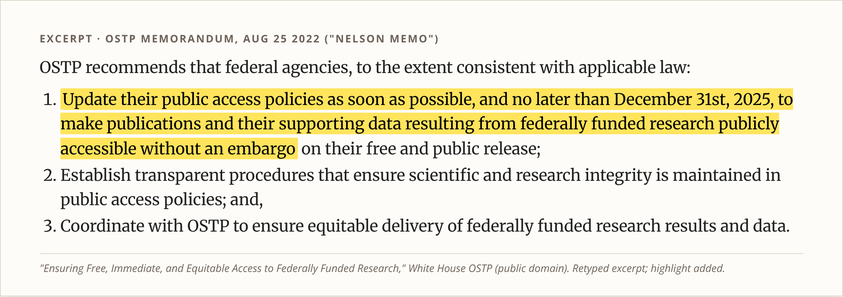
#> input picture talk/beamer/img/excerpt_nelson.png, 843 x 297 px, shrunk from 2428 x 854 before the run, found by its file name; the run also reads 2 pictures not shown here
$ python build_pptx.py
#> lines starting #> are read from the running program, lines starting #| are printed output that depends on the picture
### talk/build/deck_spec.py
# Single source of truth for the FAIR Data Curation talk.
# Coordinates are inches on a 10 x 5.625 in (16:9) slide, shared by the PPTX and Beamer builders.
from PIL import Image
import os
HERE = os.path.dirname(os.path.abspath(__file__))
IMG = lambda n: os.path.join(HERE, "..", "..", "figures", n)

RED, ACC, BODY, RULE = "C8102E", "CE1126", "6E6259", "0060C0"
NAVY, MID, TEAL, GRAY = "1B3A5C", "3D6C9E", "3891A7", "8C97A6"
TINT_B, TINT_I, TINT_G, INK = "DCE6F1", "E8F4F8", "D4EDDA", "222222"


def aspect(path):
    w, h = Image.open(path).size
#> w = 843; h = 297
    return h / w


# ---- block constructors -------------------------------------------------
def T(x, y, w, h, paras, size=14, color=BODY, font="body", align="left"):
    """Text box. paras: list of strings. '• ' = bullet, '## ' = sub-head. **bold** inline."""
    return dict(k="text", x=x, y=y, w=w, h=h, paras=paras, size=size, color=color, font=font, align=align)


def I(x, y, path, w=None, h=None, border=False):
    a = aspect(IMG(path))
#> a = 0.352
    if w is None:
        w = h / a
    if h is None:
        h = w * a
#> h = 2.11
    return dict(k="img", x=x, y=y, w=w, h=h, path=IMG(path), border=border)


def CODE(x, y, w, h, text, size=11):
    return dict(k="code", x=x, y=y, w=w, h=h, text=text, size=size)


def TAB(x, y, w, cols, rows, size=11, rowh=0.3):
    return dict(k="table", x=x, y=y, w=w, cols=cols, rows=rows, size=size, rowh=rowh)


def ST(x, y, w, h, text, size=15):
    """Statement: tinted box with red left bar."""
    return dict(k="stmt", x=x, y=y, w=w, h=h, text=text, size=size)


def BOX(x, y, w, h, fill, head, body, size=12, headcolor=NAVY):
    return dict(k="box", x=x, y=y, w=w, h=h, fill=fill, head=head, body=body, size=size, headcolor=headcolor)


def SRC(text):
    return dict(k="src", text=text)


L, W = 0.69, 8.62  # body left and width

SLIDES = []

# 1 ---------------------------------------------------------------- title
SLIDES.append(dict(kind="title",
    eyebrow="GROUP MEETING  ·  DATA STEWARDSHIP",
    title="FAIR Data Curation for Our Lab",
    subtitle="Making our phenotyping data findable, usable, and ready for USDA and NSF data sharing",
    byline="Zaki Jubery  ·  Agricultural & Biosystems Engineering and Translational AI Center  ·  Iowa State University",
    tiles=[("F", "Findable", "someone can locate it"), ("A", "Accessible", "they can open it"),
           ("I", "Interoperable", "their tools can read it"), ("R", "Reusable", "they know how, and may")],
    notes="""Today is about one practical question: if you left the lab tomorrow, could someone else find, open, understand, and legally reuse your data? FAIR is the name for the four things that make that true: Findable, Accessible, Interoperable, Reusable. I will keep it hands-on. By the end you will have a folder layout, a naming rule, a short list of formats, and a tool that does most of the work for you. About 20 minutes, then we try it on one real dataset."""))

# 2 ---------------------------------------------------------------- story
SLIDES.append(dict(title="The dataset that disappeared",
    blocks=[
        T(L, 1.4, 4.3, 2.6, [
            "A student finishes a UAV-LiDAR maize project. The paper says **\"data available upon request.\"**",
            "Two years later a reviewer asks for it. The student has graduated.",
            "The shared link opens a folder like the one on the right.",
            "## Questions nobody can answer now",
            "• Which flight date is each cloud from?",
            "• Which plot and genotype is which?",
            "• Which coordinate system? Which software?",
            "• Who is allowed to reuse it?"], size=12.5),
        CODE(5.25, 1.45, 4.06, 2.45,
             "final_v3_REAL/\n  cloud_merged FINAL.las\n  lidar_aug2_v3_REAL.laz\n  lidar_aug2_v3_REAL (1).laz\n  plot map FINAL.xlsx\n  ~$plot map FINAL.xlsx\n  Untitled.ipynb\n  Untitled1.ipynb\n  New folder/IMG_4521.HEIC", size=11.5),
        ST(L, 4.45, W, 0.58, "The data still exists. It is just useless without the context that lived in one person's head.", size=14),
    ],
    notes="""Let me start with a story most of us have lived. A student finishes a drone LiDAR project. The paper says data available upon request. Two years later a reviewer or a new student asks for it. The person who made it is gone. The folder looks like this: final, v3, REAL, copy one. Nobody knows which flight each file came from, which plots are which genotypes, or what coordinate system the points are in. The files are not lost. The context is lost. FAIR is the habit of writing that context down while you still remember it."""))

# 3 ---------------------------------------------------------------- why now
SLIDES.append(dict(title="Why now: our funders require it",
    blocks=[
        I(L, 1.35, "excerpt_nelson.png", w=6.0, border=True),
        BOX(6.95, 1.35, 2.36, 2.11, "F2F5F9", "€10.2 billion / year", "Minimum yearly cost of non-FAIR research data to the EU economy (European Commission / PwC, 2018).", size=11, headcolor=RED),
        BOX(L, 3.65, 2.0, 1.38, TINT_B, "Aug 2022", "OSTP \"Nelson memo\": papers **and supporting data**, no embargo", size=10.5),
        BOX(L + 2.207, 3.65, 2.0, 1.38, TINT_I, "Dec 2024", "Agencies publish new public-access policies", size=10.5),
        BOX(L + 4.413, 3.65, 2.0, 1.38, TINT_G, "Dec 2025", "Deadline for the new policies to take effect (USDA, NSF, NIH…)", size=10.5),
        BOX(L + 6.62, 3.65, 2.0, 1.38, "F2F2F2", "2026", "NeurIPS dataset track requires Croissant + Responsible-AI metadata", size=10.5),
    ],
    notes="""Why does this matter now and not ten years ago? Because it became a rule. In August 2022 the White House science office told every federal agency, including USDA and NSF, to make publications and the data behind them public with no embargo. The highlighted line is the key part. Agencies had to publish new policies by the end of 2024 and put them in effect by the end of 2025. So every grant we write from here on needs a real data management plan, and reviewers will check it. Machine learning venues are doing the same thing: NeurIPS now requires a Croissant metadata file for dataset papers. And the cost of not doing this is large. The European Commission estimated at least 10 billion euros a year."""))

# 4 ---------------------------------------------------------------- library
SLIDES.append(dict(title="FAIR is a library catalog for data",
    blocks=[
        TAB(L, 1.4, W, [1.55, 3.0, 4.07], [
            ["Letter", "In a library", "In our lab"],
            ["**F** Findable", "Call number + catalog card", "A **DOI** (permanent ID) + rich metadata in a searchable repository"],
            ["**A** Accessible", "Clear borrowing rules; the card stays even if the book is lost", "Download over HTTPS; login allowed; metadata stays online"],
            ["**I** Interoperable", "Written in a language readers know", "Open formats (LAS, ENVI, PLY, VCF, CSV) + shared trait terms"],
            ["**R** Reusable", "Edition, author, copyright page", "License, provenance (how it was made), community standard (MIAPPE)"]],
            size=11.5, rowh=0.5),
        ST(L, 4.15, W, 0.85, "**FAIR is not the same as open.** Private industry genotypes can still be FAIR: the metadata is public, the DOI works, and the access rule is written down (\"request through a data-use agreement\").", size=13),
    ],
    notes="""The easiest way to remember FAIR is a library. A book is findable because it has a call number and a catalog card. It is accessible because there are clear rules for borrowing it, and the catalog card stays even if the book is lost. It is interoperable because it is written in a language you can read. And it is reusable because the copyright page tells you the edition, the author, and what you are allowed to do with it. Our datasets need the same four things: a DOI, open formats, shared vocabulary for traits, a license, and a record of how the data was made. One important point: FAIR does not mean open. Our industry genotype data can stay private and still be FAIR, as long as the description is public and the access rule is clear."""))

# 5 ---------------------------------------------------------------- 15 principles
SLIDES.append(dict(title="The 15 principles: the yellow ones are our job",
    blocks=[
        I(L, 1.33, "excerpt_fair15.png", h=3.62, border=True),
        T(L + 3.62 / aspect(IMG("excerpt_fair15.png")) + 0.25, 1.35, 9.31 - (L + 3.62 / aspect(IMG("excerpt_fair15.png")) + 0.25), 3.7, [
            "## Repository gives us",
            "F1 DOI, F4 indexing, A1–A2 access and long-lived metadata",
            "## We must supply",
            "F2/R1 rich metadata",
            "I2 shared trait terms",
            "R1.1 a license",
            "R1.2 provenance",
            "R1.3 MIAPPE / Croissant",
            "## Blue = private is OK",
            "A1.2 login and approval are allowed"], size=11),
    ],
    notes="""Here are the actual 15 principles from the 2016 paper by Wilkinson and colleagues, retyped from the published list. You do not need to memorize them. Notice that about half are handled for us the moment we deposit data in a real repository: the DOI, the search index, the download protocol, and keeping the description online. The ones in yellow are our job, and the repository cannot do them for us: describe the data richly, use shared words for traits, pick a license, record how the data was made, and follow our field's standards, which for plant phenotyping is MIAPPE. The blue one, A1.2, is why private data can still be FAIR."""))
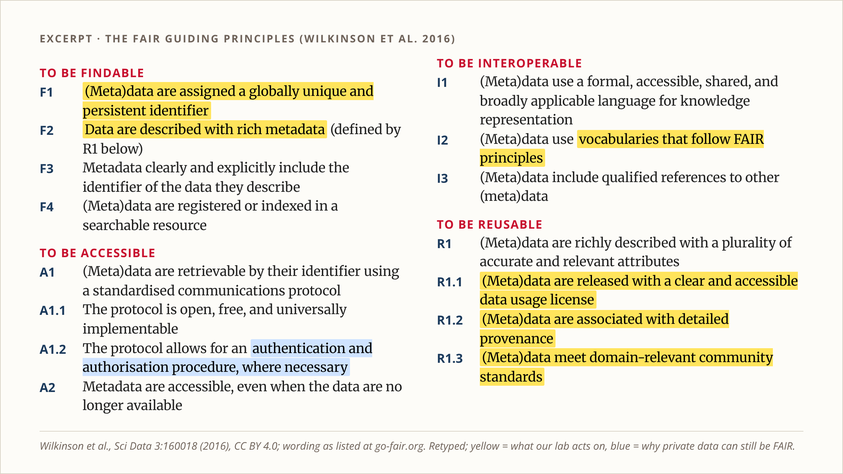
#> input picture talk/beamer/img/excerpt_fair15.png, 843 x 474 px, shrunk from 2428 x 1364 before the run, found by its file name
#> in aspect (call 2), `w, h = Image.open(path).size`: h = 474

# 6 ---------------------------------------------------------------- machines
SLIDES.append(dict(title="Written for machines, not only for people",
    blocks=[
        I(L + (W - 7.2) / 2, 1.35, "excerpt_machine.png", w=7.2, border=True),
        BOX(L, 3.72, 2.75, 1.3, TINT_B, "Search engines", "Google Dataset Search and repository search read structured metadata, not your README prose.", size=11),
        BOX(L + 2.935, 3.72, 2.75, 1.3, TINT_I, "Scripts and pipelines", "A loader can pull every LiDAR file from session 03 only if names and metadata follow a rule.", size=11),
        BOX(L + 5.87, 3.72, 2.75, 1.3, TINT_G, "AI agents", "An agent can find, check, and load a Croissant-described dataset without emailing you.", size=11),
    ],
    notes="""The principles have one unusual idea: they are written for computers as much as for people. The highlighted phrase says the goal is that software can find, access, combine, and reuse data with little or no human help. That is why a nice README in plain English is not enough. Search engines read structured metadata. Our own scripts can only grab, say, all the LiDAR from session three if the folders and names follow a rule. And AI agents, which many of us now use, can load a dataset described in Croissant without asking anyone. So the rules I show next are really about making our data machine-readable."""))
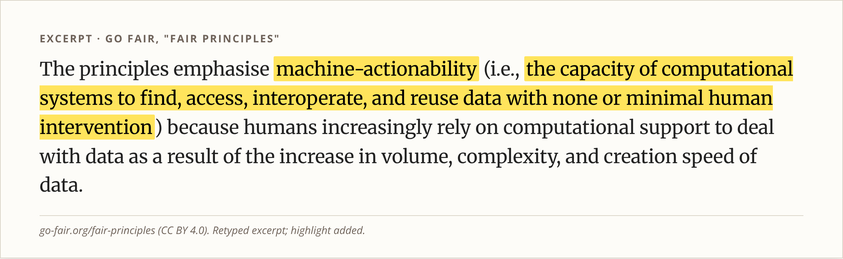
#> input picture talk/beamer/img/excerpt_machine.png, 843 x 259 px, shrunk from 2428 x 746 before the run, found by its file name
#> in aspect (call 5), `w, h = Image.open(path).size`: h = 259

# 7 ---------------------------------------------------------------- scoring
SLIDES.append(dict(title="How to score it: one weak letter sinks the whole dataset",
    blocks=[
        T(L, 1.33, 3.05, 3.7, [
            "Score each of the 15 sub-principles 0, 0.5, or 1.",
            "## Average",
            "FAIR% = (100 / 15) × Σ s_k",
            "## Weakest link (teaching model)",
            "P(reuse) ≈ F × A × I × R",
            "Reuse needs find AND open AND read AND trust, so the letters multiply.",
            "## Our LiDAR example",
            "Mean: **26.7% → 93.3%** (3.5×)",
            "Product: **0.0026 → 0.729** (280×)"], size=12),
        I(3.95, 1.45, "fair_score_chart.png", w=5.36),
        SRC("Worked example and scoring from our FAIR lesson; the product model is a teaching aid, not a published metric."),
    ],
    math=dict(avg=r"\mathrm{FAIR\%}=\frac{100}{15}\sum_{k=1}^{15}s_k", prod=r"P(\mathrm{reuse})\approx F\cdot A\cdot I\cdot R"),
    notes="""How do we know if we did a good job? Score each of the 15 sub-principles as zero, half, or one. The simple score is the average. But the average hides something. To reuse data, someone has to find it, and open it, and read it, and trust it. When steps are joined by AND, you multiply. So I also show the product of the four letter scores. For our LiDAR example, the folder on Google Drive scores 27 percent on average, which sounds bad but not hopeless. The product is 0.0026, which says almost nobody will ever reuse it. After we add a DOI, MIAPPE and Croissant metadata, and a license, the average is 93 percent and the product jumps 280 times. Lesson: fix your worst letter first. For most of us that is F, findable. This product is a teaching model, not an official metric."""))
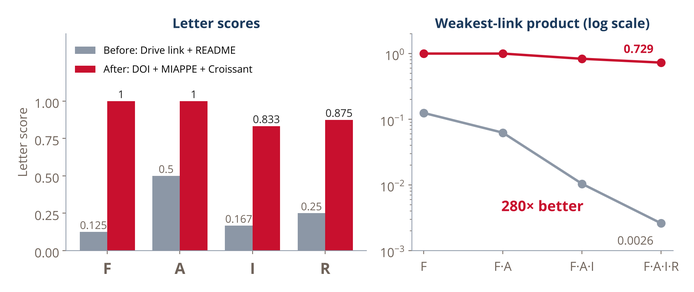
#> input picture talk/beamer/img/fair_score_chart.png, 694 x 292 px, shrunk from 2000 x 840 before the run, found by its file name
#> in aspect (call 6), `w, h = Image.open(path).size`: w = 694; h = 292
#> (the rest of the program and of its run is left out)
